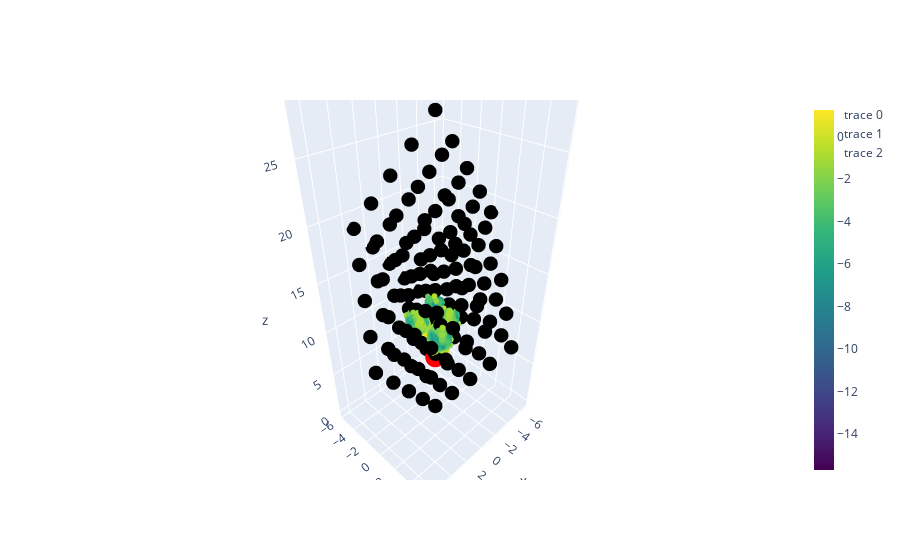

The code cell stored with this chart in its notebook:
### Code cell
XGChi0.Vis_tool(chi0rrK, R, A, B, C, nk, nat_cell, pos_red, N=10000, isomin=10)
